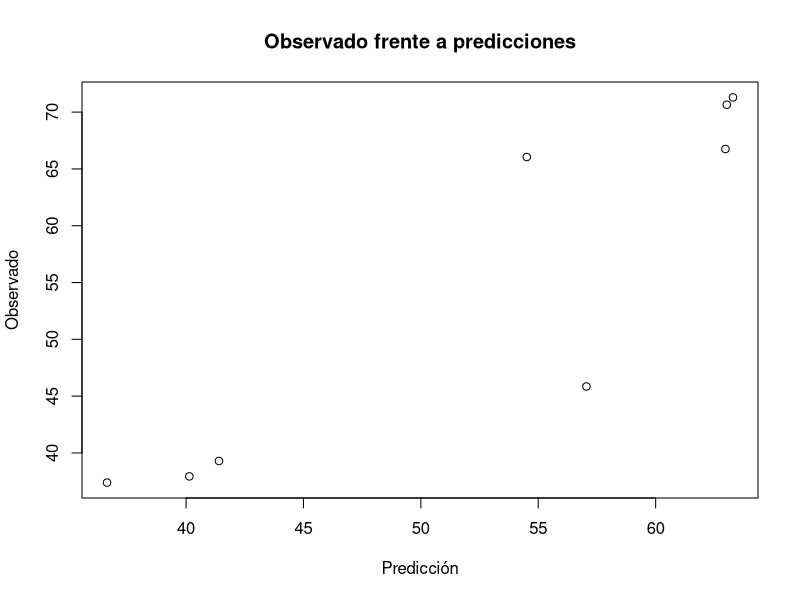

This figure's R source:
library(caret)

myData = read.delim("./prediccion.txt", header = TRUE, sep=',')

myData$Date <- as.factor(myData$Date) #The date is a factor

#Normalize the average
a = summary(myData$Average)
max = a[6]

for (i in 1: nrow(myData))
{
  myData[i, ]$Average = myData[i, ]$Average / max
}

#We just catch the 30% to test
inTrain <- createDataPartition(y = myData$Average, p = .70, list = FALSE)

training <- myData[ inTrain,]
testing <- myData[-inTrain,]

nnetData = train(Average ~ ., data = training, method="nnet",verbose = FALSE)

#The summary of the average
summary(myData$Average) * max

#Prediction
pred <-predict(nnetData,newdata=testing) * max

obs <- testing$Average * max

plot(pred, obs, main = "Observado frente a predicciones",
     xlab = "Predicción", ylab = "Observado")

accuracy <- function(pred, obs, na.rm = FALSE,
                     tol = sqrt(.Machine$double.eps)) {
  err <- obs - pred     # Errores
  if(na.rm) {
    is.a <- !is.na(err)
    err <- err[is.a]
    obs <- obs[is.a]
  }
  perr <- 100*err/pmax(obs, tol)  # Errores porcentuales
  return(c(
    me = mean(err),           # Error medio
    rmse = sqrt(mean(err^2)), # Raíz del error cuadrático medio
    mae = mean(abs(err)),     # Error absoluto medio
    mpe = mean(perr),         # Error porcentual medio
    mape = mean(abs(perr)),   # Error porcentual absoluto medio
    r.squared = 1 - sum(err^2)/sum((obs - mean(obs))^2) # Pseudo R-cuadrado
  ))
}

accuracy(pred, obs)
